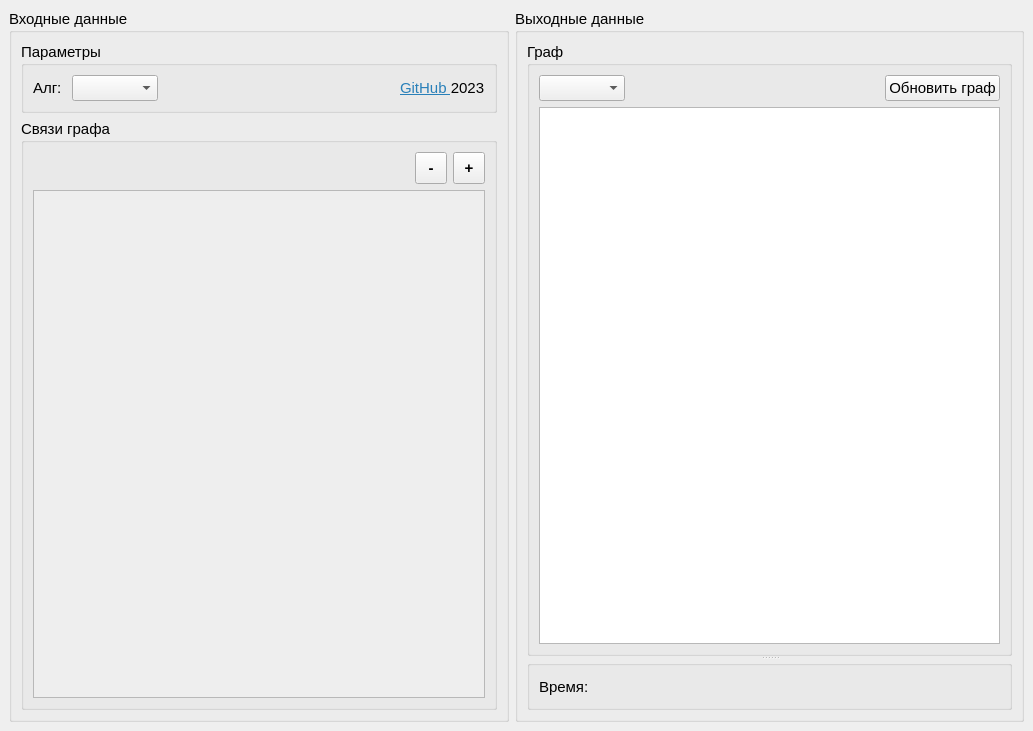
<?xml version="1.0" encoding="UTF-8"?>
<ui version="4.0">
 <class>MainWindow</class>
 <widget class="QMainWindow" name="MainWindow">
  <property name="geometry">
   <rect>
    <x>0</x>
    <y>0</y>
    <width>1033</width>
    <height>731</height>
   </rect>
  </property>
  <property name="windowTitle">
   <string>Алгоритмы построения остова графа минимальной стоимости</string>
  </property>
  <widget class="QWidget" name="centralwidget">
   <layout class="QHBoxLayout" name="horizontalLayout_3">
    <item>
     <widget class="QGroupBox" name="inputBox">
      <property name="minimumSize">
       <size>
        <width>400</width>
        <height>0</height>
       </size>
      </property>
      <property name="maximumSize">
       <size>
        <width>500</width>
        <height>16777215</height>
       </size>
      </property>
      <property name="baseSize">
       <size>
        <width>0</width>
        <height>0</height>
       </size>
      </property>
      <property name="font">
       <font>
        <pointsize>11</pointsize>
       </font>
      </property>
      <property name="title">
       <string>Входные данные</string>
      </property>
      <layout class="QVBoxLayout" name="verticalLayout">
       <item>
        <widget class="QGroupBox" name="initBox">
         <property name="font">
          <font>
           <pointsize>11</pointsize>
          </font>
         </property>
         <property name="styleSheet">
          <string notr="true"/>
         </property>
         <property name="title">
          <string>Параметры</string>
         </property>
         <layout class="QVBoxLayout" name="verticalLayout_5">
          <item>
           <layout class="QHBoxLayout" name="horizontalLayout_5">
            <item>
             <widget class="QLabel" name="label">
              <property name="text">
               <string>&lt;html&gt;&lt;head/&gt;&lt;body&gt;&lt;p&gt;Алг:     &lt;/p&gt;&lt;/body&gt;&lt;/html&gt;</string>
              </property>
             </widget>
            </item>
            <item>
             <widget class="QComboBox" name="algType"/>
            </item>
            <item>
             <spacer name="horizontalSpacer">
              <property name="orientation">
               <enum>Qt::Horizontal</enum>
              </property>
              <property name="sizeHint" stdset="0">
               <size>
                <width>40</width>
                <height>20</height>
               </size>
              </property>
             </spacer>
            </item>
            <item>
             <widget class="QLabel" name="label_3">
              <property name="text">
               <string>&lt;html&gt;&lt;head/&gt;&lt;body&gt;&lt;p&gt;&lt;a href=&quot;https://github.com/JKearnsl/minimum_spanning_tree&quot;&gt;&lt;span style=&quot; text-decoration: underline; color:#2980b9;&quot;&gt;GitHub &lt;/span&gt;&lt;/a&gt;2023&lt;/p&gt;&lt;/body&gt;&lt;/html&gt;</string>
              </property>
              <property name="textFormat">
               <enum>Qt::RichText</enum>
              </property>
              <property name="openExternalLinks">
               <bool>true</bool>
              </property>
              <property name="textInteractionFlags">
               <set>Qt::TextBrowserInteraction</set>
              </property>
             </widget>
            </item>
           </layout>
          </item>
         </layout>
        </widget>
       </item>
       <item>
        <widget class="QGroupBox" name="groupBox">
         <property name="maximumSize">
          <size>
           <width>16777215</width>
           <height>16777215</height>
          </size>
         </property>
         <property name="title">
          <string>Связи графа</string>
         </property>
         <layout class="QVBoxLayout" name="verticalLayout_3">
          <item>
           <layout class="QHBoxLayout" name="horizontalLayout">
            <item>
             <spacer name="horizontalSpacer_3">
              <property name="orientation">
               <enum>Qt::Horizontal</enum>
              </property>
              <property name="sizeHint" stdset="0">
               <size>
                <width>40</width>
                <height>20</height>
               </size>
              </property>
             </spacer>
            </item>
            <item>
             <widget class="QToolButton" name="rmVertexButton">
              <property name="sizePolicy">
               <sizepolicy hsizetype="Fixed" vsizetype="Fixed">
                <horstretch>0</horstretch>
                <verstretch>0</verstretch>
               </sizepolicy>
              </property>
              <property name="minimumSize">
               <size>
                <width>32</width>
                <height>32</height>
               </size>
              </property>
              <property name="maximumSize">
               <size>
                <width>32</width>
                <height>32</height>
               </size>
              </property>
              <property name="font">
               <font>
                <pointsize>11</pointsize>
                <weight>75</weight>
                <bold>true</bold>
               </font>
              </property>
              <property name="text">
               <string>-</string>
              </property>
              <property name="toolButtonStyle">
               <enum>Qt::ToolButtonTextOnly</enum>
              </property>
             </widget>
            </item>
            <item>
             <widget class="QToolButton" name="addVertexButton">
              <property name="minimumSize">
               <size>
                <width>32</width>
                <height>32</height>
               </size>
              </property>
              <property name="maximumSize">
               <size>
                <width>32</width>
                <height>32</height>
               </size>
              </property>
              <property name="font">
               <font>
                <pointsize>11</pointsize>
                <weight>75</weight>
                <bold>true</bold>
               </font>
              </property>
              <property name="text">
               <string>+</string>
              </property>
              <property name="toolButtonStyle">
               <enum>Qt::ToolButtonTextOnly</enum>
              </property>
             </widget>
            </item>
           </layout>
          </item>
          <item>
           <widget class="QListWidget" name="inputGraph">
            <property name="maximumSize">
             <size>
              <width>16777215</width>
              <height>16777215</height>
             </size>
            </property>
            <property name="autoFillBackground">
             <bool>false</bool>
            </property>
            <property name="styleSheet">
             <string notr="true">QListWidget {
	background-color: rgb(238, 238, 238);
}</string>
            </property>
           </widget>
          </item>
         </layout>
        </widget>
       </item>
      </layout>
     </widget>
    </item>
    <item>
     <widget class="QGroupBox" name="outputBox">
      <property name="minimumSize">
       <size>
        <width>340</width>
        <height>0</height>
       </size>
      </property>
      <property name="font">
       <font>
        <pointsize>11</pointsize>
       </font>
      </property>
      <property name="title">
       <string>Выходные данные</string>
      </property>
      <layout class="QVBoxLayout" name="verticalLayout_4">
       <item>
        <widget class="QSplitter" name="splitter">
         <property name="orientation">
          <enum>Qt::Vertical</enum>
         </property>
         <widget class="QGroupBox" name="groupBox_3">
          <property name="title">
           <string>Граф</string>
          </property>
          <layout class="QVBoxLayout" name="verticalLayout_2">
           <item>
            <layout class="QHBoxLayout" name="horizontalLayout_4">
             <item>
              <widget class="QComboBox" name="viewGraphAs"/>
             </item>
             <item>
              <spacer name="horizontalSpacer_5">
               <property name="orientation">
                <enum>Qt::Horizontal</enum>
               </property>
               <property name="sizeHint" stdset="0">
                <size>
                 <width>40</width>
                 <height>20</height>
                </size>
               </property>
              </spacer>
             </item>
             <item>
              <widget class="QPushButton" name="updateGraph">
               <property name="text">
                <string>Обновить граф</string>
               </property>
              </widget>
             </item>
            </layout>
           </item>
           <item>
            <widget class="QGraphicsView" name="outputGraph"/>
           </item>
          </layout>
         </widget>
         <widget class="QGroupBox" name="groupBox_2">
          <property name="sizePolicy">
           <sizepolicy hsizetype="Preferred" vsizetype="MinimumExpanding">
            <horstretch>0</horstretch>
            <verstretch>0</verstretch>
           </sizepolicy>
          </property>
          <property name="maximumSize">
           <size>
            <width>16777215</width>
            <height>50</height>
           </size>
          </property>
          <property name="title">
           <string/>
          </property>
          <layout class="QVBoxLayout" name="verticalLayout_6">
           <item>
            <layout class="QHBoxLayout" name="horizontalLayout_9">
             <item>
              <widget class="QLabel" name="label_7">
               <property name="text">
                <string>Время: </string>
               </property>
              </widget>
             </item>
             <item>
              <widget class="QLabel" name="searchTime">
               <property name="text">
                <string/>
               </property>
              </widget>
             </item>
             <item>
              <spacer name="horizontalSpacer_7">
               <property name="orientation">
                <enum>Qt::Horizontal</enum>
               </property>
               <property name="sizeHint" stdset="0">
                <size>
                 <width>40</width>
                 <height>20</height>
                </size>
               </property>
              </spacer>
             </item>
            </layout>
           </item>
          </layout>
         </widget>
        </widget>
       </item>
      </layout>
     </widget>
    </item>
   </layout>
  </widget>
  <widget class="QMenuBar" name="menubar">
   <property name="geometry">
    <rect>
     <x>0</x>
     <y>0</y>
     <width>1033</width>
     <height>29</height>
    </rect>
   </property>
  </widget>
 </widget>
 <resources/>
 <connections/>
</ui>
